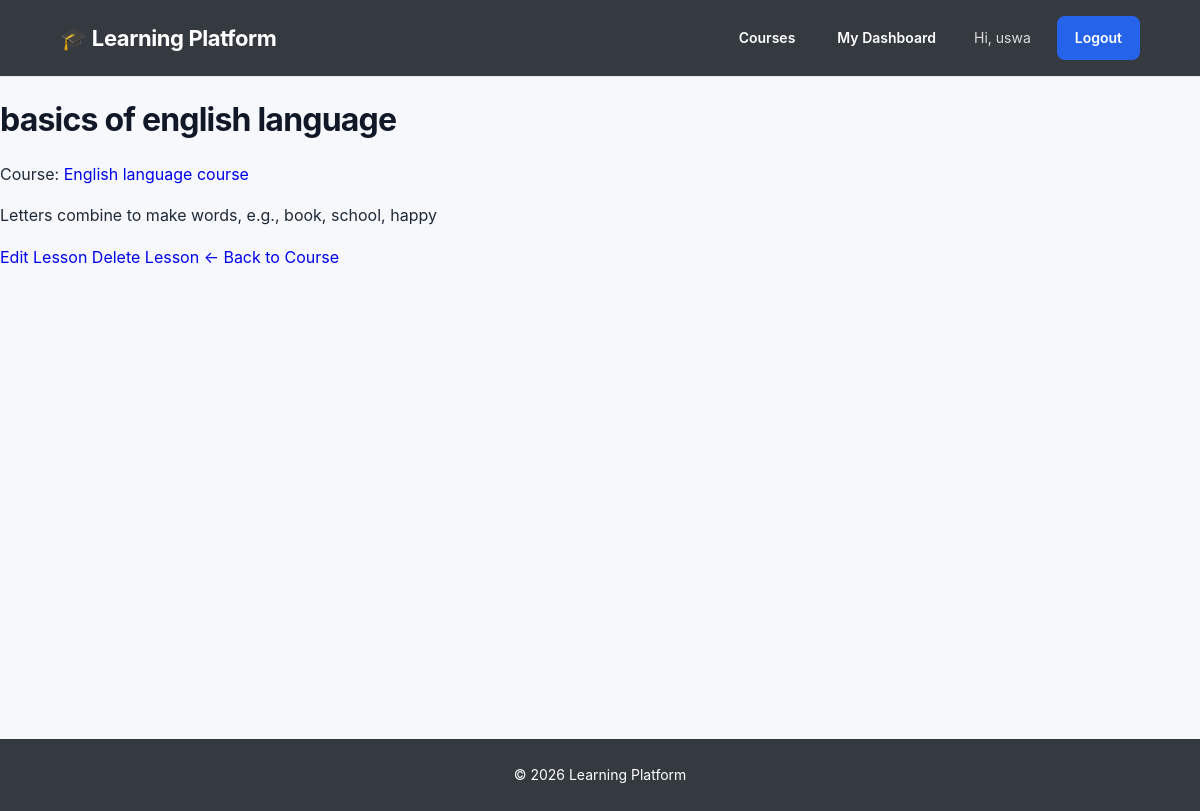
Screenshot of /lesson/6/ (signed in) with the database file from the repository.
### accounts/models.py (models this page shows, shortened)
class CustomUser(AbstractUser):
    ROLE_CHOICES = (
        ('teacher', 'Teacher'),
        ('student', 'Student'),
    )
    role = models.CharField(
        max_length=10,
        choices=ROLE_CHOICES,
        default='student'
    )

### courses/models.py (models this page shows, shortened)
class Lesson(models.Model):
    course = models.ForeignKey(
        Course,
        on_delete=models.CASCADE,
        related_name='lessons'
    )
    title = models.CharField(max_length=200)
    content = models.TextField()
    created_at = models.DateTimeField(auto_now_add=True)

class Course(models.Model):
    teacher = models.ForeignKey(
        settings.AUTH_USER_MODEL,
        on_delete=models.CASCADE,
        related_name='courses'
    )
    title = models.CharField(max_length=200)
    description = models.TextField()
    created_at = models.DateTimeField(auto_now_add=True)

### courses/views.py (the view)
# urls.py: path('lesson/<int:lesson_id>/', views.lesson_detail, name='lesson_detail'),
@login_required
def lesson_detail(request, lesson_id):
    lesson = get_object_or_404(
        Lesson,
        id=lesson_id
    )
    return render(
        request,
        'courses/lesson_detail.html',
        {
            'lesson': lesson
        }
    )

### courses/templates/courses/lesson_detail.html (shortened to what this page needs)
{% extends 'base.html' %}
{% block content %}
<div class="lesson-detail-page">
<h1>{{ lesson.title }}</h1>
<p>
    Course:
    <a href="{% url 'course_detail' course_id=lesson.course_id %}">
        {{ lesson.course.title }}
    </a>
</p>
<div class="lesson-content">
    {{ lesson.content|linebreaks }}
</div>
<div class="lesson-actions">
    <a href="{% url 'lesson_update' lesson_id=lesson.pk %}">
        Edit Lesson
    </a>
    <a href="{% url 'lesson_delete' lesson_id=lesson.pk %}">
        Delete Lesson
    </a>
    <a href="{% url 'course_detail' course_id=lesson.course_id %}">
        ← Back to Course
    </a>
</div>
</div>
{% endblock %}

### templates/base.html (shortened to what this page needs)
{% load static %}
<!DOCTYPE html>
<html lang="en">
<head>
    <link rel="stylesheet"
          href="{% static 'css/base.css' %}">
</head>
<body>
    <nav class="navbar">
        <div class="navbar-container">
            <a href="{% url 'course_list' %}"
               class="logo">
                🎓 Learning Platform
            </a>
            <div class="nav-links">
                <a href="{% url 'course_list' %}">
                    Courses
                </a>
                {% if user.is_authenticated %}
                    {% if user.role == 'teacher' %}
                        <a href="{% url 'teacher_dashboard' %}">
                            Teacher Dashboard
                        </a>
                    {% elif user.role == 'student' %}
                        <a href="{% url 'student_dashboard' %}">
                            My Dashboard
                        </a>
                    {% endif %}
                    <span class="welcome">
                        Hi, {{ user.username }}
                    </span>
                    <form method="POST"
                          action="{% url 'logout' %}"
                          class="logout-form">
                        <button type="submit"
                                class="logout-btn">
                            Logout
                        </button>
                    </form>
                {% endif %}
            </div>
        </div>
    </nav>
    <main>
        {% block content %}
        {% endblock %}
    </main>
    <footer>
        <p>
            © 2026 Learning Platform
        </p>
    </footer>
</body>
</html>

### static/css/base.css (style rules this page uses)
* { box-sizing: border-box; }
html { scroll-behavior: smooth; }
body { margin: 0; font-family: "Inter", "Segoe UI", Arial, sans-serif; background: #f6f8fc; color: #1f2937; line-height: 1.6; }
a { text-decoration: none; }
button, input, select, textarea { font: inherit; }
:root { --primary: #2563eb; --primary-dark: #1d4ed8; --primary-light: #eff6ff; --dark: #111827; --dark-soft: #374151; --text: #374151; --muted: #6b7280; --background: #f6f8fc; --white: #ffffff; --border: #e5e7eb; --success: #16a34a; --danger: #dc2626; --warning: #d97706; --shadow-sm: 0 2px 8px rgba(15, 23, 42, 0.06); --shadow-md: 0 8px 25px rgba(15, 23, 42, 0.08); --shadow-lg: 0 15px 40px rgba(15, 23, 42, 0.10); --radius-sm: 8px; --radius-md: 12px; --radius-lg: 16px; }
.navbar { background: var(--white); border-bottom: 1px solid var(--border); padding: 15px 0; position: sticky; top: 0; z-index: 1000; }
.navbar-container { width: 92%; max-width: 1250px; margin: auto; display: flex; justify-content: space-between; align-items: center; gap: 25px; }
.logo { color: var(--dark); font-size: 21px; font-weight: 800; letter-spacing: -0.4px; white-space: nowrap; }
.nav-links { display: flex; align-items: center; gap: 7px; }
.nav-links a { color: var(--dark-soft); padding: 9px 12px; border-radius: var(--radius-sm); font-size: 14px; font-weight: 600; transition: all 0.2s ease; }
.welcome { color: var(--muted); font-size: 14px; padding: 0 8px; }
.logout-form { margin: 0; }
.logout-btn { border: none; background: transparent; color: var(--danger); padding: 9px 12px; border-radius: var(--radius-sm); cursor: pointer; font-size: 14px; font-weight: 600; transition: all 0.2s ease; }
main { min-height: 75vh; }
h1, h2, h3, h4 { color: var(--dark); line-height: 1.3; }
h1 { font-size: 32px; letter-spacing: -0.8px; }
.dashboard-btn, .btn, button[type="submit"] { display: inline-flex; justify-content: center; align-items: center; background: var(--primary); color: white; border: none; padding: 11px 18px; border-radius: var(--radius-sm); font-size: 14px; font-weight: 600; cursor: pointer; transition: background 0.2s ease, transform 0.2s ease, box-shadow 0.2s ease; }
footer { margin-top: 60px; padding: 30px 20px; background: var(--dark); color: #9ca3af; text-align: center; }
footer p { margin: 0; font-size: 14px; }
.navbar { background: #343a40; padding: 16px 0; }
.navbar-container { width: 90%; max-width: 1200px; margin: auto; display: flex; justify-content: space-between; align-items: center; }
.logo { color: white; text-decoration: none; font-size: 22px; font-weight: bold; }
.nav-links { display: flex; align-items: center; gap: 18px; }
.nav-links a { color: white; text-decoration: none; }
.welcome { color: #ddd; }
.logout-btn { border: none; background: #dc3545; color: white; padding: 9px 15px; border-radius: 5px; cursor: pointer; }
footer { text-align: center; padding: 25px; background: #343a40; color: white; margin-top: 40px; }

### rows the page displays
CustomUser: username "uswa"
Lesson: title "basics of english language", course "English language course", content "Letters combine to make words, e.g., book, school, happy"
